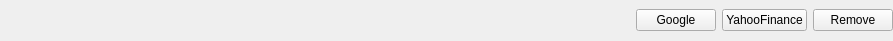
<?xml version="1.0" encoding="UTF-8"?>
<ui version="4.0">
 <class>Form</class>
 <widget class="QWidget" name="Form">
  <property name="geometry">
   <rect>
    <x>0</x>
    <y>0</y>
    <width>887</width>
    <height>41</height>
   </rect>
  </property>
  <property name="sizePolicy">
   <sizepolicy hsizetype="MinimumExpanding" vsizetype="Fixed">
    <horstretch>0</horstretch>
    <verstretch>0</verstretch>
   </sizepolicy>
  </property>
  <property name="windowTitle">
   <string>Form</string>
  </property>
  <layout class="QHBoxLayout" name="horizontalLayout">
   <property name="spacing">
    <number>6</number>
   </property>
   <property name="leftMargin">
    <number>0</number>
   </property>
   <property name="topMargin">
    <number>0</number>
   </property>
   <property name="rightMargin">
    <number>0</number>
   </property>
   <property name="bottomMargin">
    <number>0</number>
   </property>
   <item>
    <widget class="QLabel" name="label_name">
     <property name="sizePolicy">
      <sizepolicy hsizetype="Fixed" vsizetype="Fixed">
       <horstretch>0</horstretch>
       <verstretch>0</verstretch>
      </sizepolicy>
     </property>
     <property name="minimumSize">
      <size>
       <width>200</width>
       <height>0</height>
      </size>
     </property>
     <property name="text">
      <string/>
     </property>
    </widget>
   </item>
   <item>
    <widget class="QLabel" name="label_ask">
     <property name="sizePolicy">
      <sizepolicy hsizetype="Fixed" vsizetype="Fixed">
       <horstretch>0</horstretch>
       <verstretch>0</verstretch>
      </sizepolicy>
     </property>
     <property name="minimumSize">
      <size>
       <width>80</width>
       <height>0</height>
      </size>
     </property>
     <property name="text">
      <string/>
     </property>
    </widget>
   </item>
   <item>
    <widget class="QLabel" name="label_askbid_spread">
     <property name="sizePolicy">
      <sizepolicy hsizetype="Fixed" vsizetype="Fixed">
       <horstretch>0</horstretch>
       <verstretch>0</verstretch>
      </sizepolicy>
     </property>
     <property name="minimumSize">
      <size>
       <width>80</width>
       <height>0</height>
      </size>
     </property>
     <property name="text">
      <string/>
     </property>
    </widget>
   </item>
   <item>
    <widget class="QLabel" name="label_eps_trailing">
     <property name="sizePolicy">
      <sizepolicy hsizetype="Fixed" vsizetype="Fixed">
       <horstretch>0</horstretch>
       <verstretch>0</verstretch>
      </sizepolicy>
     </property>
     <property name="minimumSize">
      <size>
       <width>80</width>
       <height>0</height>
      </size>
     </property>
     <property name="text">
      <string/>
     </property>
    </widget>
   </item>
   <item>
    <widget class="QLabel" name="label_eps_forward">
     <property name="sizePolicy">
      <sizepolicy hsizetype="Fixed" vsizetype="Fixed">
       <horstretch>0</horstretch>
       <verstretch>0</verstretch>
      </sizepolicy>
     </property>
     <property name="minimumSize">
      <size>
       <width>80</width>
       <height>0</height>
      </size>
     </property>
     <property name="text">
      <string/>
     </property>
    </widget>
   </item>
   <item>
    <widget class="QLabel" name="label_kpi3">
     <property name="sizePolicy">
      <sizepolicy hsizetype="Fixed" vsizetype="Fixed">
       <horstretch>0</horstretch>
       <verstretch>0</verstretch>
      </sizepolicy>
     </property>
     <property name="minimumSize">
      <size>
       <width>80</width>
       <height>0</height>
      </size>
     </property>
     <property name="text">
      <string/>
     </property>
    </widget>
   </item>
   <item>
    <widget class="QPushButton" name="button_google">
     <property name="sizePolicy">
      <sizepolicy hsizetype="Minimum" vsizetype="Fixed">
       <horstretch>0</horstretch>
       <verstretch>0</verstretch>
      </sizepolicy>
     </property>
     <property name="text">
      <string>Google</string>
     </property>
    </widget>
   </item>
   <item>
    <widget class="QPushButton" name="pushButton">
     <property name="text">
      <string>YahooFinance</string>
     </property>
    </widget>
   </item>
   <item>
    <spacer name="horizontalSpacer">
     <property name="sizePolicy">
      <sizepolicy hsizetype="MinimumExpanding" vsizetype="Minimum">
       <horstretch>0</horstretch>
       <verstretch>0</verstretch>
      </sizepolicy>
     </property>
     <property name="orientation">
      <enum>Qt::Horizontal</enum>
     </property>
     <property name="sizeType">
      <enum>QSizePolicy::MinimumExpanding</enum>
     </property>
     <property name="sizeHint" stdset="0">
      <size>
       <width>0</width>
       <height>20</height>
      </size>
     </property>
    </spacer>
   </item>
   <item>
    <widget class="QPushButton" name="button_remove">
     <property name="sizePolicy">
      <sizepolicy hsizetype="Minimum" vsizetype="Fixed">
       <horstretch>0</horstretch>
       <verstretch>0</verstretch>
      </sizepolicy>
     </property>
     <property name="text">
      <string>Remove</string>
     </property>
    </widget>
   </item>
  </layout>
 </widget>
 <resources/>
 <connections/>
</ui>
